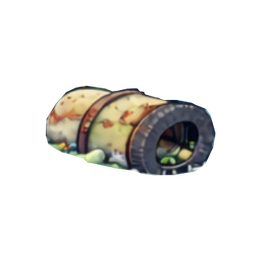
#> input picture assets/img/_raw/npc_barrel.png, 262 x 262 px, shrunk from 320 x 320 before the run
$ python -i cutout.py   (imports and definitions only)
#> lines starting #> are read from the running program, lines starting #| are printed output that depends on the picture; after the words box and inside, x2 and y2 are one past the last pixel; in counts of white or black regions, pixels touching at a corner belong together
#!/usr/bin/env python3
"""Flat-background cutout for Shallow Sea Dream illustrated sprites.

These Gemini illustrations sit on a near-uniform teal/dark background. A
flood-fill-from-edges color-key gives cleaner edges than salient-object rembg
for this flat-bg case, so that is the primary method. rembg is available as a
fallback for any image where flood-fill leaves too much background.

Usage:
    .venv/bin/python cutout.py
Originals are backed up to assets/sprites/_raw and assets/img/_raw first.
"""
import os
import shutil
from collections import deque
from PIL import Image, ImageFilter
import numpy as np

ROOT = os.path.dirname(os.path.abspath(__file__))


# [6 lines left out: function backup, not called in this run]


def flood_key(path, tol=42, feather=1.2, edge_erode=True):
    """Make near-uniform edge-connected background transparent via flood fill."""
#> called with path = 'assets/img/_raw/npc_barrel.png', tol = 42, feather = 1.2, edge_erode = True
    im = Image.open(path).convert("RGBA")
#> im is the input picture: PIL image 262x262 RGBA; mean R, G, B, A 21.4, 20.3, 17.7, 43.1
    arr = np.asarray(im).astype(np.int16)
    h, w, _ = arr.shape
#> h = 262; w = 262
    rgb = arr[:, :, :3]
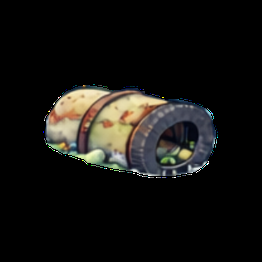
#> rgb: shape (262, 262, 3) int16; mean R, G, B 21.4, 20.3, 17.7

    frame = np.concatenate([
        rgb[:3, :, :].reshape(-1, 3),
        rgb[-3:, :, :].reshape(-1, 3),
        rgb[:, :3, :].reshape(-1, 3),
        rgb[:, -3:, :].reshape(-1, 3),
    ])
    bg = np.median(frame, axis=0)
#> bg = [0, 0, 0]
    dist = np.sqrt(((rgb - bg) ** 2).sum(axis=2))
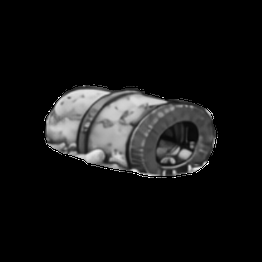
#> dist: shape (262, 262) float64; min 0, max 441.7, mean 34.9; drawn with min black and max white
    near = dist <= tol
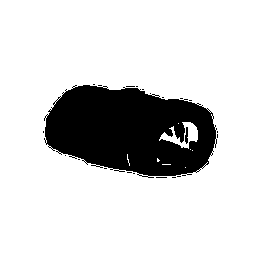
#> near: shape (262, 262) bool; 82.9% white; 23 black regions (21 under 20 px), largest, box (x1, y1, x2, y2) and area: (44, 85, 217, 178) 11599, (185, 127, 188, 144) 39

    visited = np.zeros((h, w), dtype=bool)
    dq = deque()
    for x in range(w):
        for y in (0, h - 1):
            if near[y, x] and not visited[y, x]:
                visited[y, x] = True
                dq.append((y, x))
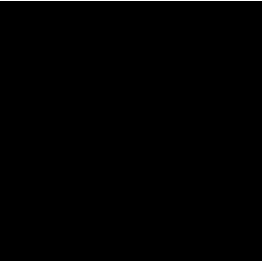
#> visited: shape (262, 262) bool; 0.76% white in thin lines or dots
    for y in range(h):
        for x in (0, w - 1):
            if near[y, x] and not visited[y, x]:
                visited[y, x] = True
                dq.append((y, x))
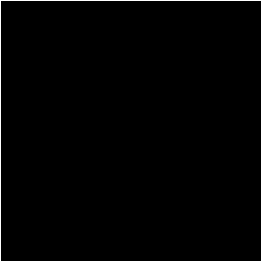
#> visited: shape (262, 262) bool; 1.5% white in thin lines or dots
    while dq:
        y, x = dq.popleft()
        for ny, nx in ((y - 1, x), (y + 1, x), (y, x - 1), (y, x + 1)):
            if 0 <= ny < h and 0 <= nx < w and not visited[ny, nx] and near[ny, nx]:
                visited[ny, nx] = True
                dq.append((ny, nx))
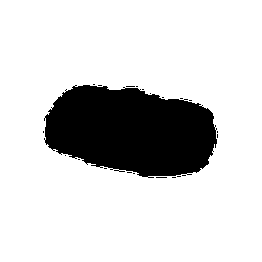
#> visited: shape (262, 262) bool; 82.2% white; 22 black regions (21 under 20 px), largest, box (x1, y1, x2, y2) and area: (44, 85, 217, 178) 12169

    alpha = np.where(visited, 0, 255).astype(np.uint8)
    a_img = Image.fromarray(alpha, mode="L")
    if edge_erode:
        a_img = a_img.filter(ImageFilter.MinFilter(3))
#> a_img: PIL image 262x262 L; 16.8% white; 1 white region, box (x1, y1, x2, y2) and area: (46, 86, 216, 176) 11516
    if feather:
        a_img = a_img.filter(ImageFilter.GaussianBlur(feather))
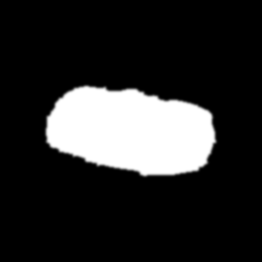
#> a_img: PIL image 262x262 L; min 0, max 255, mean 42.8

    out = im.copy()
    out.putalpha(a_img)
    return out, float((alpha == 0).mean())


# [66 lines left out: functions flood_key_gradient, luma_key_dark, autocrop, not called in this run]


def rembg_cut(path):
    from rembg import remove
    return remove(Image.open(path).convert("RGBA"))


# (relative path, tolerance, crop?)  crop=False for grid sheets (keep cell geometry)
# (path, tol/cut, crop, method) — method "flood" = edge-connected colour key (default);
# "luma" = global dark-luminance key for sheets whose bright subject spans every border
# and isolates the dark bg from the edge (ice, water_attack).
SHEETS = [
    ("assets/sprites/jellyfish_base.png", 95, False, "flood"),  # dark bg, bright subject
    ("assets/sprites/jellyfish_water.png", 50, False, "flood"),
    ("assets/sprites/jellyfish_ice.png", 110, False, "luma"),
    ("assets/sprites/jellyfish_electric.png", 60, False, "flood"),
    ("assets/sprites/water_attack.png", 122, False, "luma"),
]
# (path, tol, crop, force_rembg) — force_rembg for cream/white-bg portraits where the
# subject and corners are too far apart in colour for a single flood seed to read well.
SINGLES = [
    ("assets/sprites/brood_mother.png", 44, True, True),  # teal mass on teal bg → rembg
    ("assets/sprites/invader_1.png", 90, True, False),
    ("assets/sprites/invader_2.png", 50, True, False),
    ("assets/sprites/invader_3.png", 50, True, False),
    ("assets/img/water_shard.png", 50, True, False),
    ("assets/img/icon_memory.png", 50, True, False),
    ("assets/img/icon_note.png", 44, True, False),
    ("assets/img/npc_npc1giving.png", 90, True, False),
    ("assets/img/npc_starfish.png", 60, True, False),
    ("assets/img/npc_seaweed.png", 72, True, False),
    ("assets/img/npc_hermit.png", 50, True, False),
    ("assets/img/npc_lantern.png", 40, True, True),   # cream bg
    ("assets/img/npc_shoal.png", 44, True, False),
    ("assets/img/npc_barrel.png", 44, True, False),
    ("assets/img/npc_boss.png", 40, True, True),       # cream bg
]


# [38 lines left out: functions process, main, not called in this run]


# [2 lines not run here, left out]

>>> result = flood_key('assets/img/_raw/npc_barrel.png')

$ run again, on assets/img/_raw/npc_npc1giving.png
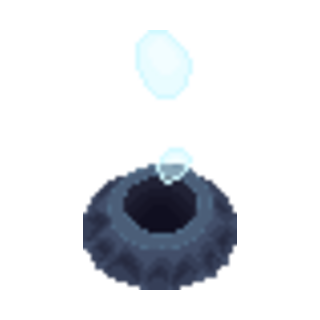
#> input picture assets/img/_raw/npc_npc1giving.png, 320 x 320 px
#> in flood_key, im is the input picture: PIL image 320x320 RGBA; mean R, G, B, A 20.6, 24.5, 28.9, 42.8
#> in flood_key, `rgb = arr[:, :, :3]`:
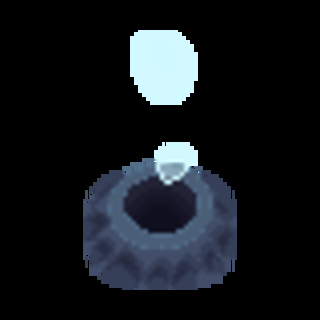
#> rgb: shape (320, 320, 3) int16; mean R, G, B 20.6, 24.5, 28.9
#> bg = [0, 0, 0]
#> near: shape (320, 320) bool; 78.4% white; 2 black regions, box (x1, y1, x2, y2) and area: (83, 142, 237, 290) 17732, (130, 30, 198, 105) 4372
#> in flood_key, `out.putalpha(a_img)`:
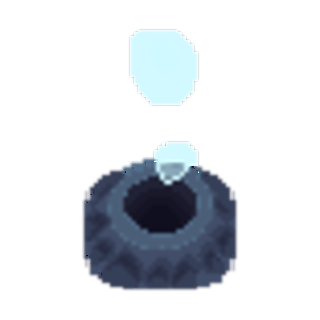
#> out: PIL image 320x320 RGBA; mean R, G, B, A 20.6, 24.5, 28.9, 54.6; transparent parts drawn white
